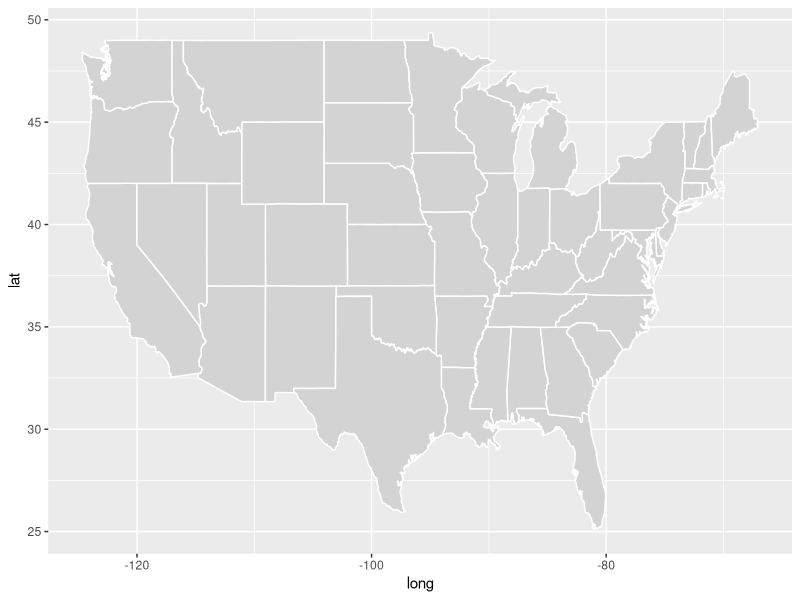

Recreate this plot in R. (Note: this script raises an error after producing the figure.)

library(dplyr)
library(ggplot2)
library(stringr)
library(magrittr)
library(tidyr)


rm(list=ls()) # Caution: this clears the Environment

#windowsFonts(A = windowsFont("Times New Roman"))

## import tree data

xmas <- read.csv("xmastrees.csv")



countydat <- map_data("county")
statedat <- map_data("state")

xmas$state <- tolower(xmas$state)
xmas$county <- tolower(xmas$county)
xmas <- xmas[!xmas$value %in% c("X"),]

xmas$code <- paste(xmas$state,xmas$county,sep="_")
countydat$code <- paste(countydat$region,countydat$subregion,sep="_")

lookupcode <- split(xmas$value, xmas$code)
countydat$value <- ifelse(countydat$code %in% names(lookupcode), unlist(lookupcode[countydat$code]), "")
countydat$value <- as.numeric(countydat$value)


s <- ggplot() +
  geom_polygon(data = statedat, aes(x = long, y = lat, group = group), fill = "light grey", color = "white")
s

c <- ggplot() + geom_polygon(data = countydat, aes(x = long, y = lat, group = group,fill = value), color = "#d8d8d8", size = .02) +
  coord_map()+
  theme_void() + scale_fill_continuous(
    low = "#dde5b6",
    high = "#718355",
    guide = "colorbar",
    na.value = "#d8d8d8") +
  labs(
    title = "Christmas Tree Production",
    subtitle = "Percentage of County Ag Land in Specialty Crop Production"
  )
c


## import veg total data ------------------------------------------------------------------------------------------

veg <- read.csv("vegtotals.csv")

veg$state <- tolower(veg$state)
sum(veg$value)
veg$percent <- (veg$value/4305685)*100

statedat <- left_join(statedat,veg, by = join_by(region == state), keep = FALSE, relationship = "many-to-many")
statedat$value <- as.numeric(statedat$value)


s <- ggplot() +
  geom_polygon(data = statedat, aes(x = long, y = lat, group = group), fill = "light grey", color = "white")
s

c <- ggplot() + geom_polygon(data = statedat, aes(x = long, y = lat, group = group,fill = percent), color = "#d8d8d8", size = .02) +
  coord_map()+
  theme_void() + scale_fill_continuous(
    low = "#dce6e1",
    high = "#3f7c63",
    guide = "colorbar",
    na.value = "#d8d8d8") +
  labs(
    title = "Figure 1",
    subtitle = "State share of total US harvested vegetable acreage, 2022"
  )
c




